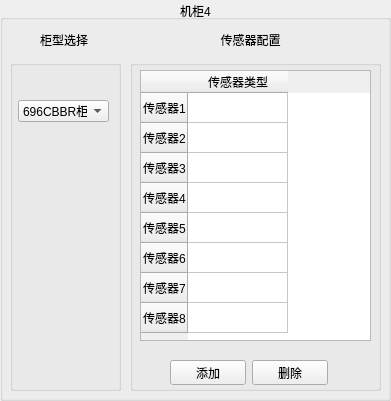
      <widget class="QGroupBox" name="groupBox_100">
       <property name="geometry">
        <rect>
         <x>1210</x>
         <y>10</y>
         <width>391</width>
         <height>401</height>
        </rect>
       </property>
       <property name="title">
        <string>机柜4</string>
       </property>
       <property name="alignment">
        <set>Qt::AlignCenter</set>
       </property>
       <widget class="QGroupBox" name="groupBox_101">
        <property name="geometry">
         <rect>
          <x>710</x>
          <y>0</y>
          <width>211</width>
          <height>281</height>
         </rect>
        </property>
        <property name="title">
         <string>机柜1</string>
        </property>
       </widget>
       <widget class="QGroupBox" name="groupBox_102">
        <property name="geometry">
         <rect>
          <x>10</x>
          <y>60</y>
          <width>111</width>
          <height>331</height>
         </rect>
        </property>
        <property name="title">
         <string/>
        </property>
        <widget class="QComboBox" name="Cabinet_comboBox_4853_master_c4">
         <property name="geometry">
          <rect>
           <x>8</x>
           <y>40</y>
           <width>91</width>
           <height>22</height>
          </rect>
         </property>
         <item>
          <property name="text">
           <string>696CBBR柜</string>
          </property>
         </item>
         <item>
          <property name="text">
           <string>C柜</string>
          </property>
         </item>
         <item>
          <property name="text">
           <string>D柜</string>
          </property>
         </item>
         <item>
          <property name="text">
           <string>V柜</string>
          </property>
         </item>
         <item>
          <property name="text">
           <string>696CB柜</string>
          </property>
         </item>
         <item>
          <property name="text">
           <string>BE柜</string>
          </property>
         </item>
         <item>
          <property name="text">
           <string>DE柜</string>
          </property>
         </item>
         <item>
          <property name="text">
           <string>F柜</string>
          </property>
         </item>
         <item>
          <property name="text">
           <string>M柜</string>
          </property>
         </item>
         <item>
          <property name="text">
           <string>PT柜</string>
          </property>
         </item>
         <item>
          <property name="text">
           <string>PTC500柜</string>
          </property>
         </item>
         <item>
          <property name="text">
           <string>PTC600柜</string>
          </property>
         </item>
         <item>
          <property name="text">
           <string>SL柜</string>
          </property>
         </item>
         <item>
          <property name="text">
           <string>SV25SV20柜</string>
          </property>
         </item>
         <item>
          <property name="text">
           <string>SV柜</string>
          </property>
         </item>
         <item>
          <property name="text">
           <string>V25V20柜</string>
          </property>
         </item>
        </widget>
        <widget class="QLabel" name="picture_lable_4853_master_c4">
         <property name="geometry">
          <rect>
           <x>20</x>
           <y>70</y>
           <width>71</width>
           <height>211</height>
          </rect>
         </property>
         <property name="text">
          <string/>
         </property>
        </widget>
       </widget>
       <widget class="QTableWidget" name="tableWidget_4853_master_c4">
        <property name="geometry">
         <rect>
          <x>140</x>
          <y>70</y>
          <width>231</width>
          <height>271</height>
         </rect>
        </property>
        <property name="lineWidth">
         <number>1</number>
        </property>
        <property name="autoScrollMargin">
         <number>16</number>
        </property>
        <row>
         <property name="text">
          <string>传感器1</string>
         </property>
        </row>
        <row>
         <property name="text">
          <string>传感器2</string>
         </property>
        </row>
        <row>
         <property name="text">
          <string>传感器3</string>
         </property>
        </row>
        <row>
         <property name="text">
          <string>传感器4</string>
         </property>
        </row>
        <row>
         <property name="text">
          <string>传感器5</string>
         </property>
        </row>
        <row>
         <property name="text">
          <string>传感器6</string>
         </property>
        </row>
        <row>
         <property name="text">
          <string>传感器7</string>
         </property>
        </row>
        <row>
         <property name="text">
          <string>传感器8</string>
         </property>
        </row>
        <column>
         <property name="text">
          <string>传感器类型</string>
         </property>
        </column>
       </widget>
       <widget class="QLabel" name="label_83">
        <property name="geometry">
         <rect>
          <x>200</x>
          <y>30</y>
          <width>101</width>
          <height>20</height>
         </rect>
        </property>
        <property name="text">
         <string>传感器配置</string>
        </property>
        <property name="alignment">
         <set>Qt::AlignCenter</set>
        </property>
       </widget>
       <widget class="QLabel" name="label_84">
        <property name="geometry">
         <rect>
          <x>40</x>
          <y>30</y>
          <width>54</width>
          <height>20</height>
         </rect>
        </property>
        <property name="text">
         <string>柜型选择</string>
        </property>
       </widget>
       <widget class="QGroupBox" name="groupBox_103">
        <property name="geometry">
         <rect>
          <x>130</x>
          <y>60</y>
          <width>251</width>
          <height>331</height>
         </rect>
        </property>
        <property name="title">
         <string/>
        </property>
        <widget class="QWidget" name="layoutWidget_25">
         <property name="geometry">
          <rect>
           <x>40</x>
           <y>300</y>
           <width>158</width>
           <height>25</height>
          </rect>
         </property>
         <layout class="QHBoxLayout" name="horizontalLayout_62">
          <item>
           <widget class="QPushButton" name="addBt_4853_master_c4">
            <property name="text">
             <string>添加</string>
            </property>
           </widget>
          </item>
          <item>
           <widget class="QPushButton" name="deleteBt_4853_master_c4">
            <property name="text">
             <string>删除</string>
            </property>
           </widget>
          </item>
         </layout>
        </widget>
       </widget>
       <zorder>groupBox_103</zorder>
       <zorder>groupBox_101</zorder>
       <zorder>groupBox_102</zorder>
       <zorder>tableWidget_4853_master_c4</zorder>
       <zorder>label_83</zorder>
       <zorder>label_84</zorder>
      </widget>
